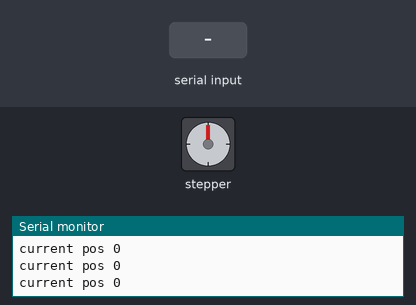
The sketch below on a simulated Arduino Uno, built with avr-gcc and run on an emulated ATmega328P. Parts: stepper motor, the last lines printed to the serial monitor. Inputs (shaded band) come from the test bench. Stepper angles assume 200 steps per turn.

Above: at 1.2 s.
1.3 s: "90,45\n" received over Serial
At 3.2 s:
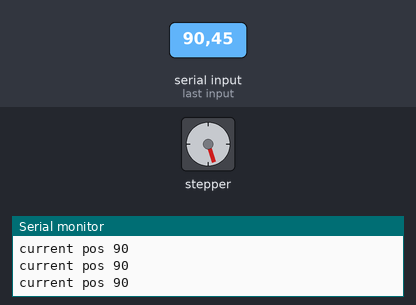
4.3 s: "30,150\n" received over Serial
At 5.9 s:
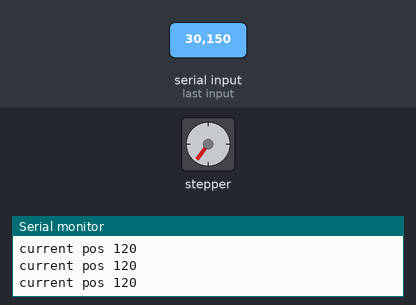
7.1 s: "5\n" received over Serial
At 7.9 s:
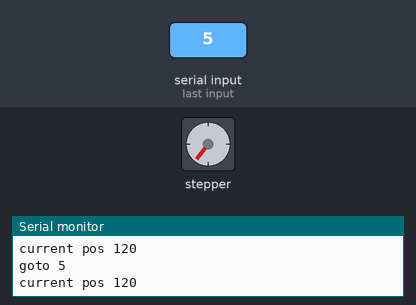
9.6 s: "90,45\n" received over Serial
At 12.3 s:
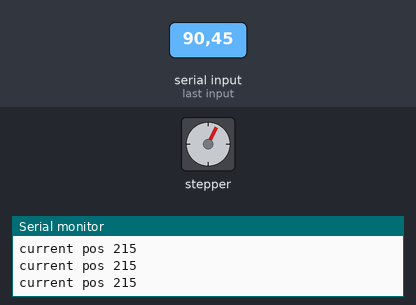
12.6 s: "90\n" received over Serial
At 15.3 s:
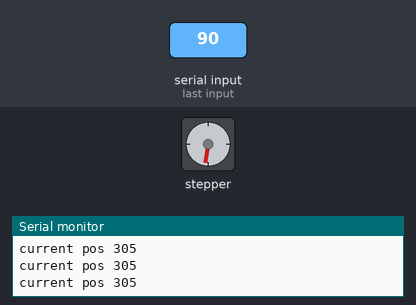
15.6 s: "200\n" received over Serial
At 17.08 s:
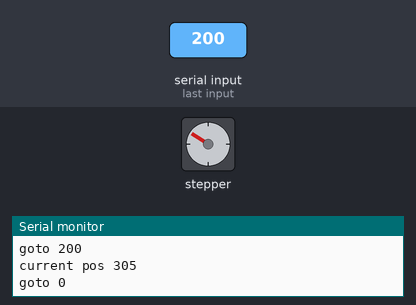
Timing chart, 0 to 19.0 s (numbered marks = the images above; inputs shaded):
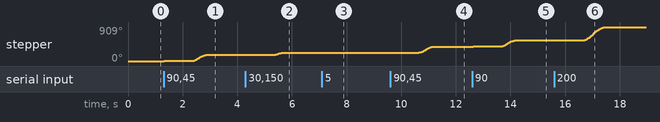

The sketch:

schrittmotorTest.ino
```cpp
#include <AccelStepper.h>

// Define a stepper and the pins it will use
AccelStepper stepper(1, 9, 8);

int pos = 0;
int msg;
int flag = 0;

int runMode = 0;

void setup()
{
  stepper.setMaxSpeed(60000000);
  stepper.setAcceleration(1000);


  Serial.begin(9600);
}

void loop()
{

  // Serial communication
  if (Serial.available() > 0){
      msg = Serial.parseInt();
      flag=0;

      pos = msg;

      if (msg >= 0) {
        runMode = 0;
        //stepper.setAcceleration(5000);
      }
      if (msg == -1) {
        stepper.setAcceleration(0);
        runMode = 1;

      }
      if (msg == -2) {
        stepper.setAcceleration(0);
        runMode = 2;

      }
      handle(msg);
  }

  if (runMode == 0) {
    if (stepper.distanceToGo() == 0)
    {
      Serial.print("current pos ");
      Serial.println(stepper.currentPosition());
      stepper.move(pos);
    }
    stepper.run();
  }

  if (runMode == 1) {
    stepper.runSpeed();
  }

  if (runMode == 2) {
     stepper.runSpeed();
  }
}


void handle(int msg) {

  Serial.print("goto ");
  Serial.println(msg);

}
```
